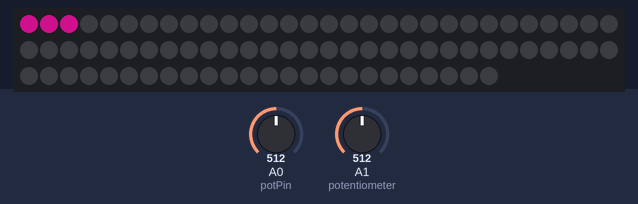
Recording of a sketch running on a simulated Arduino Uno, built with avr-gcc and run on an emulated ATmega328P. Parts: 84 RGB LEDs in strip order, left to right, continuing on the next row. Inputs (shaded band) come from the test bench; at power-on: A0 (potPin) = 512, A1 (potentiometer) = 512. Dim RGB values are drawn brighter than linear; random numbers use the default seed unless the sketch sets one.

Above: at 1.3 s.
1.4 s: A0 (potPin) set to 0
At 2.01 s:
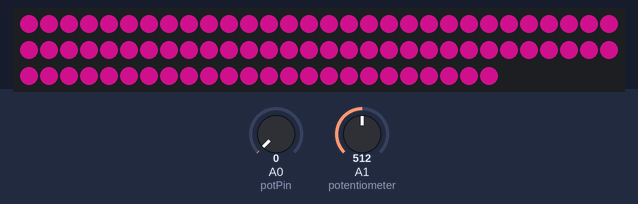
4.2 s: A1 (potentiometer) set to 0
At 5.5 s:
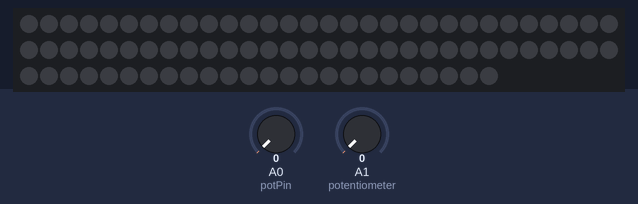
5.8 s: A1 (potentiometer) set to 122
At 6.4 s:
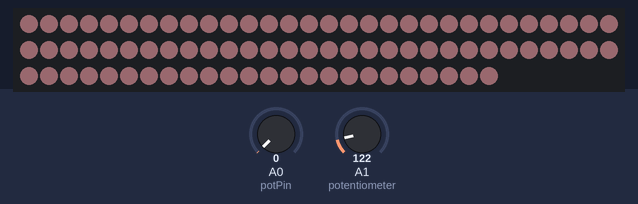
8.9 s: A0 (potPin) set to 122
At 8.96 s:
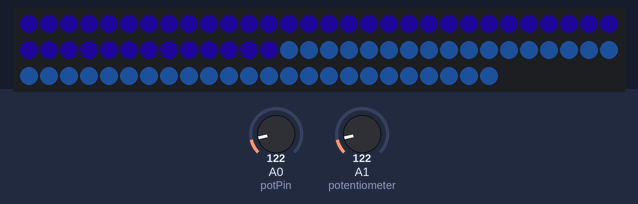
10.7 s: A0 (potPin) set to 0
At 11.35 s:
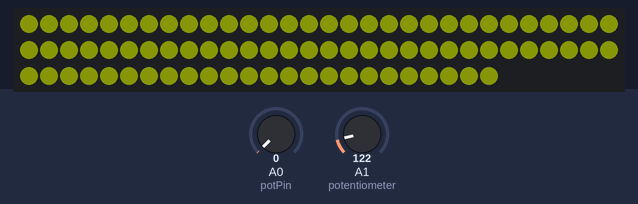
13.8 s: A0 (potPin) set to 716
At 14.3 s:
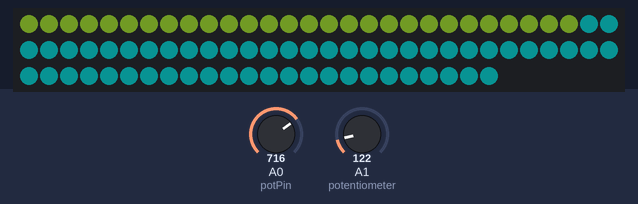

Measured:
- after the input at 5.8 s, the LEDs: change after 0.45 s (image 3)

The sketch:

neopixel_lights_bright_and_speed_.2.ino
```cpp
#include <Adafruit_NeoPixel.h>

#define N_PIXELS 84 // Number of pixels you are using
#define LED_PIN     6 // NeoPixel LED strand is connected to GPIO #0 / D0
Adafruit_NeoPixel  pixels = Adafruit_NeoPixel(N_PIXELS, LED_PIN, NEO_GRB + NEO_KHZ800);

int sensorValue = 0;
int outputValue = 0;

int redColor = 0;
int greenColor = 0;
int blueColor = 0;

int val =0;
//0=minimum possible for potval variable
int speed = map(val,0,1023,10,300);
//speed,brightness = variable that will get the new number
//1023 = maximum possible for val variable
//10,0 = new lowest value
//300,255 = new hightest value.
int potPin = A0; //pin the potentiometer is in


void setup() {
  pixels.begin();
pinMode(A0,INPUT);// sets the A0 pin as an input
  pixels.setBrightness(outputValue); // Set LED brightness 0-255

  pixels.show(); // Update pixels
}

void loop() {
 setColor();
sensorValue = analogRead(A1);//potentiometer is in A1, also is an input
outputValue = map(sensorValue, 0, 1023, 0, 255);
//0 are the lowest it can go
//1023 is the highest for the potentiometer
//255 is the highest value for the lights
 for(int i=0;i<N_PIXELS;i++){
 val = analogRead(potPin);    // read the value from the potentiometer
  pixels.setBrightness(outputValue);
    pixels.setPixelColor(i, pixels.Color(redColor, greenColor, blueColor));

    pixels.show(); // update pixels
delay(val);


   Serial.println(i);

    if (i == N_PIXELS){
      i = 0; // start all over again!
        setColor();
    }

  }
}
// Fill the dots one after the other with a color

void setColor(){
  redColor = random(0, 255); // sets the colour to random reds
  greenColor = random(0,255);// sets the colour to random greens
  blueColor = random(0, 255);//sets the colour to random blues
  // goes on serial monitor
  Serial.print("red: ");
  Serial.println(redColor);
  Serial.print("green: ");
  Serial.println(greenColor);
  Serial.print("blue: ");
  Serial.println(blueColor);

}
```
